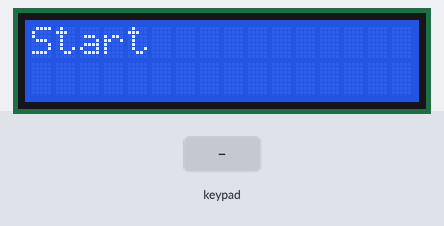
The sketch below on a simulated Raspberry Pi Pico. Parts: 16×2 character LCD. Wiring (inferred from the names in the program): 2×4 keypad with keys 1 2 3 4 5 6 7 8 (labels assumed): rows GP2, GP5; columns GP6, GP7, GP8, GP9. The inputs (shaded band) are chosen by the test bench.

Above: at 0.1 s.
2.3 s: keypad keys 2 3 4 5 pressed 0.4 s apart
At 4.5 s:
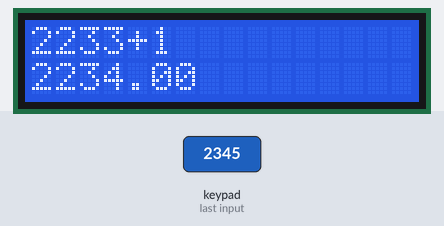
5.4 s: key '8' pressed
At 6.7 s:
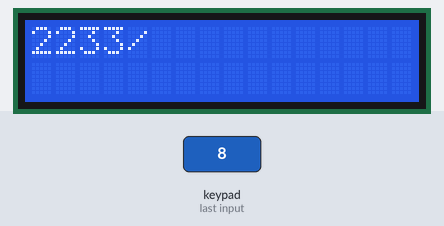
7.0 s: key '1' pressed
At 8.2 s:
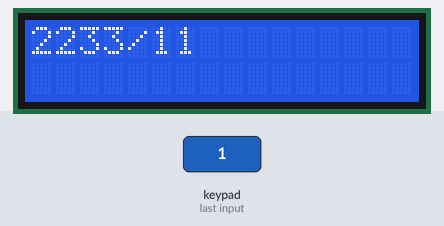
8.6 s: key '4' pressed
At 9.9 s:
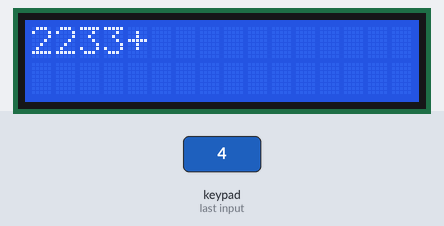
10.2 s: key '7' pressed
At 11.6 s:
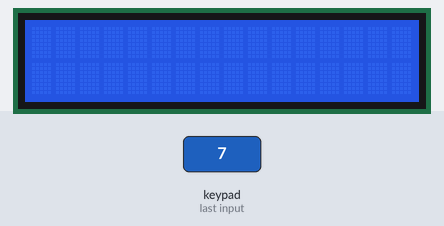
Timing chart, 0 to 12.8 s (numbered marks = the images above; inputs shaded):
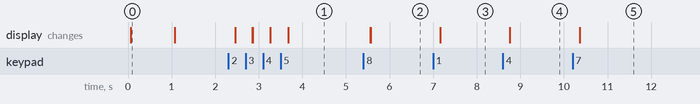

The sketch:

lab3.ino
```cpp
#include <Wire.h>
#include <LiquidCrystal_I2C.h>
#include <EEPROM.h>

#define ROWS 4
#define COLS 4

char resultChar = 'R';
char clearChar = 'C';
char keys[ROWS][COLS] = {
    {'1', '2', '3', '+'},
    {'4', '5', '6', '-'},
    {'7', '8', '9', '*'},
    {resultChar, '0', clearChar, '/'}};

int rowPins[ROWS] = {2, 3, 4, 5}; // строки
int colPins[COLS] = {6, 7, 8, 9}; // столбцы

LiquidCrystal_I2C lcd(0x27, 16, 2); // Адрес I2C и размеры экрана

int first = -1;
int second = -1;
char op = '0';
float result = -1.0;
float limit = 1000;
float address = 0;

void writeFloatToEEPROM(float val) // запись в ЕЕПРОМ
{

    byte *x = (byte *)&val;

    for (byte i = 0; i < 4; i++)
        EEPROM.write(i + address, x[i]);
}

float readFloatFromEEPROM() // чтение из ЕЕПРОМ
{
    byte x[4];
    for (byte i = 0; i < 4; i++)
        x[i] = EEPROM.read(i + address);

    float *y = (float *)&x;

    return y[0];
}

void setup()
{
    lcd.begin(16, 2);
    lcd.backlight();

    for (int i = 0; i < ROWS; i++)
    {
        pinMode(rowPins[i], OUTPUT);
        digitalWrite(rowPins[i], HIGH);
    }

    for (int i = 0; i < COLS; i++)
    {
        pinMode(colPins[i], INPUT_PULLUP);
    }

    lcd.print("Start");
    delay(1000);
    lcd.clear();
}

char getKey()
{
    for (int i = 0; i < ROWS; i++)
    {
        digitalWrite(rowPins[i], LOW);

        for (int j = 0; j < COLS; j++)
        {
            if (digitalRead(colPins[j]) == LOW)
            {
                delay(100);
                if (digitalRead(colPins[j]) == LOW)
                {
                    while (digitalRead(colPins[j]) == LOW)
                        ; // Ожидание отпускания кнопки
                    digitalWrite(rowPins[i], HIGH);
                    return keys[i][j];
                }
            }
        }

        digitalWrite(rowPins[i], HIGH);
    }
    return '\0'; // Возврат пустого символа, если ничего не нажато
}

void printAll()
{
    lcd.clear();
    if (first != -1)
    {
        lcd.print(first);
        if (op != '0')
        {
            lcd.print(op);
            if (second != -1)
            {
                lcd.print(second);
                if (!isResultEmpty())
                {
                    lcd.setCursor(0, 1);
                    lcd.print(result);
                }
            }
        }
    }
}

void addNumberToOperand(int &operand, char number)
{
    if (operand == -1)
        operand = 0;
    if (operand < 999)
    {
        operand = (operand * 10) + (number - '0');
    }
}
void restoreOperand()
{

    if (isEmpty(first))
    {
        lcd.print("Restore=");
        first = readFloatFromEEPROM();
        lcd.print(first);
    }
    else if (isEmpty(second) && op != '0')
    {
        lcd.print("Restore=");
        second = readFloatFromEEPROM();
        lcd.print(second);
    }
    delay(1000);
    printAll();
}

void makeEmptyOperand(int &operand)
{
    operand = -1;
}
void makeResultEmpty()
{
    result = -1.0;
}

bool isEmpty(float opeand)
{
    return opeand == -1.0;
}
bool isResultEmpty()
{
    return result == -1.0;
}
bool isFloatEmpty(float operand)
{
    return operand == -1.0;
}
void makeFloatEmpty(float &operand)
{
    operand = -1.0;
}
void testKey()
{
    char key = getKey();
    if (key != '\0')
    {
        lcd.print(key);
    }
}
void clearOperands()
{
    makeEmptyOperand(first);
    makeEmptyOperand(second);
    makeResultEmpty();
    op = '0';
}
void loop()
{
    // testKey();
    loop1();
}
void loop1()
{
    char key = getKey();
    if (key != '\0')
    {

        if (key >= '0' && key <= '9')
        {
            makeResultEmpty();
            if (op == '0')
            {
                addNumberToOperand(first, key);
            }
            else
            {
                addNumberToOperand(second, key);
            }

            printAll();
        }
        if (key == '+' || key == '-' || key == '*' || key == '/')
        {
            if (!isEmpty(first))
            {
                op = key;
                makeEmptyOperand(second);
                printAll();
            }
        }
        // else if (key == '#' && resultStored)
        // {
        //     writeFloatToEEPROM(0, savedResult);
        //     savedResult = 0;
        //     lcd.clear();
        //     lcd.print("Saved");
        //     resultStored = false;
        //     delay(1500);
        //     lcd.clear();
        // }
        // else if (key == '#' && !resultStored)
        // {
        //     lcd.clear();

        //     savedResult = readFloatFromEEPROM(0);
        //     resultStored = true;
        //     lcd.print(savedResult);
        // }
        else if (key == clearChar)
        {
            clearOperands();
            printAll();
        }
        else if (key == resultChar)
        {
            if (isFloatEmpty(first) || isFloatEmpty(second))
            {
                restoreOperand();
            }
            else if (!isFloatEmpty(first) && !isFloatEmpty(second) && isResultEmpty())
            {
                if (!isEmpty(first) && !isEmpty(second) && op != '0')
                {
                    switch (op)
                    {
                    case '+':
                        result = first + second;
                        break;
                    case '-':
                        result = first - second;
                        break;
                    case '*':
                        result = first * second;
                        break;
                    case '/':
                        if (second != -1 && second != 0)
                        {
                            result = (float)first / (float)second;
                        }
                        else
                        {
                            lcd.clear();
                            lcd.print("Error: Деление на 0");
                            delay(1500);
                            lcd.clear();
                            makeEmptyOperand(second);
                        }
                        break;
                    }
                    printAll();
                }
            }
            else
            {
                writeFloatToEEPROM(result);
                lcd.clear();
                lcd.print("Saved");
                delay(1000);
                lcd.clear();
                clearOperands();
            }
        }
    }
}

// else
// {
//     float operand = 0;
//     bool isSecond = false;
//     lcd.setCursor(0, 1);
//     lcd.print(key);

//     while (true)
//     {
//         char newKey = getKey();
//         if (newKey == '#' && !isSecond)
//         {
//             operand = readFloatFromEEPROM(0);
//             lcd.print(operand);
//             isSecond = true;
//         }
//         else if (newKey >= '0' && newKey <= '9')
//         {
//             lcd.print(newKey);

//             isSecond = true;
//         }
//         else if (newKey == '#' && isSecond)
//         {

//             case 'C':
//                 lcd.clear();
//                 savedResult = 0;
//                 resultStored = false;
//                 lcd.print("Reset");
//                 break;
//             }
//             lcd.clear();
//             lcd.print(savedResult);
//             isSecond = false;
//             operand = 0;
//             break;
//         }
//     }
// }
```

Measured:
- after the input at 2.3 s, the display: first changes after 0.16 s (image 1 shows a later state)
- after the input at 5.4 s, the display: first changes after 0.16 s (image 2 shows a later state)
- after the input at 7.0 s, the display: changes after 0.17 s (image 3)
- after the input at 8.6 s, the display: changes after 0.16 s (image 4)
- after the input at 10.2 s, the display: changes after 0.16 s (image 5)
- what the display in image 0 shows lasts 1.0 s, from 0.1 s to 1.1 s
